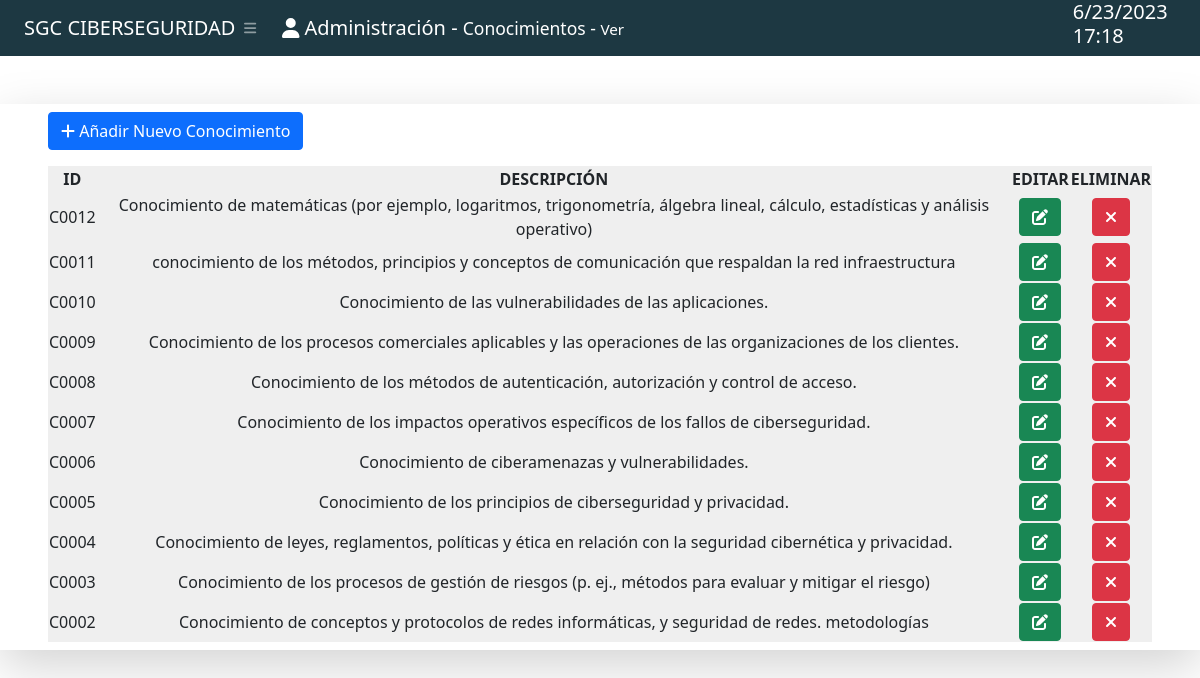
/ver_conocimiento/ (signed in), run on the app's committed database.
### Sistema/models.py (models this page shows, shortened)
class Conocimiento(models.Model):
    descripcion = models.CharField(max_length=350)
    class Meta:
        verbose_name = 'Conocimiento'
        verbose_name_plural = 'Conocimientos'
    @property
    def id_personalizado(self):
        return 'C' + "{:04}".format(self.id)

### Sistema/views.py (the view)
# urls.py: path('ver_conocimiento/', views.conocimiento_list, name="conocimiento_list"),
@login_required
def conocimiento_list(request):
    c = Conocimiento.objects.all()
    form = CategoriaForm()
    return render(request, 'Sistema/Conocimiento/conocimiento-list.html', {'conocimientos': c[::-1], 'form': form})

### Sistema/templates/Sistema/Conocimiento/conocimiento-list.html (shortened to what this page needs)
{% extends "Sistema/Conocimiento/conocimiento-add.html" %}
{% load static %}
{% block subtitle %}
    Ver
{% endblock %}
{% block content %}
    <div id="layoutSidenav_content">
        <main id="main" class="cover">
            <div class="card o-hidden border-0 my-5">
                <div class="card-body p-0">
                    <div class="shadow-lg py-2">
                        <div class="px-5">
                            {% if perms.Sistema.add_conocimiento %}
                            <a class="btn btn-primary mb-3 text-capitalize" href="{% url 'conocimiento_add' %}"> <i class="fas fa-plus"></i> Añadir Nuevo Conocimiento</a>
                            {% endif %}
                            <table id="datatablesSimple" class="bg-light-dark">
                                <thead>
                                    <tr>
                                        <th class="text-center">ID</th>
                                        <th class="text-center">DESCRIPCIÓN</th>
                                        {% if perms.Sistema.change_conocimiento %}
                                        <th class="text-center">EDITAR</th>
                                        {% endif %}
                                        {% if perms.Sistema.delete_conocimiento %}
                                        <th class="text-center">ELIMINAR</th>
                                        {% endif %}
                                    </tr>
                                </thead>
                                <tbody>
                                    {% for c in conocimientos%}
                                        <tr class="text-center">
                                            <td class="id">
                                                {{ c.id_personalizado }}
                                            </td>
                                            <td>
                                                {{ c.descripcion }}
                                            </td>
                                            {% if perms.Sistema.change_conocimiento %}
                                            <td>
                                                <button type="submit" class="btn btn-success btn-raised btn-xs editar" data-bs-toggle="modal" data-bs-target="#editModal{{ forloop.counter }}">
                                                    <i class="fas fa-edit"></i>
                                                </button>
                                            </td>
                                            {% endif %}
                                            {% if perms.Sistema.delete_conocimiento %}
                                            <td>
                                                <form onsubmit="return confirmar({{ c.id }},'delete_conocimiento/', 'Conocimiento')">
                                                    <button type="submit" class="btn btn-danger btn-raised btn-xs btn-delete">
                                                        <i class="fas fa-close"></i>
                                                    </button>
                                                </form>
                                            </td>
                                            {% endif %}
                                        </tr>
                                    {% endfor %}
                                </tbody>
                            </table>
                        </div>
                    </div>
                </div>
            </div>
        </main>
    </div>
{% endblock %}

### Sistema/static/Sistema/css/normalice.css (style rules this page uses)
html { line-height: 1.15; -webkit-text-size-adjust: 100%; }
body { margin: 0; }
main { display: block; }
button, input { overflow: visible; }
button, select { text-transform: none; }
button, [type="button"], [type="reset"], [type="submit"] { -webkit-appearance: button; }

### data on the page
Conocimiento: id_personalizado "C0012", descripcion "Conocimiento de matemáticas (por ejemplo, logaritmos, trigonometría, álgebra lineal, cálculo, estadísticas y análisis operativo)"
Conocimiento: id_personalizado "C0011", descripcion "conocimiento de los métodos, principios y conceptos de comunicación que respaldan la red infraestructura"
Conocimiento: id_personalizado "C0010", descripcion "Conocimiento de las vulnerabilidades de las aplicaciones."
Conocimiento: id_personalizado "C0009", descripcion "Conocimiento de los procesos comerciales aplicables y las operaciones de las organizaciones de los clientes."
Conocimiento: id_personalizado "C0008", descripcion "Conocimiento de los métodos de autenticación, autorización y control de acceso."
Conocimiento: id_personalizado "C0007", descripcion "Conocimiento de los impactos operativos específicos de los fallos de ciberseguridad."
Conocimiento: id_personalizado "C0006", descripcion "Conocimiento de ciberamenazas y vulnerabilidades."
Conocimiento: id_personalizado "C0005", descripcion "Conocimiento de los principios de ciberseguridad y privacidad."
Conocimiento: id_personalizado "C0004", descripcion "Conocimiento de leyes, reglamentos, políticas y ética en relación con la seguridad cibernética y privacidad."
Conocimiento: id_personalizado "C0003", descripcion "Conocimiento de los procesos de gestión de riesgos (p. ej., métodos para evaluar y mitigar el riesgo)"
Conocimiento: id_personalizado "C0002", descripcion "Conocimiento de conceptos y protocolos de redes informáticas, y seguridad de redes. metodologías"
